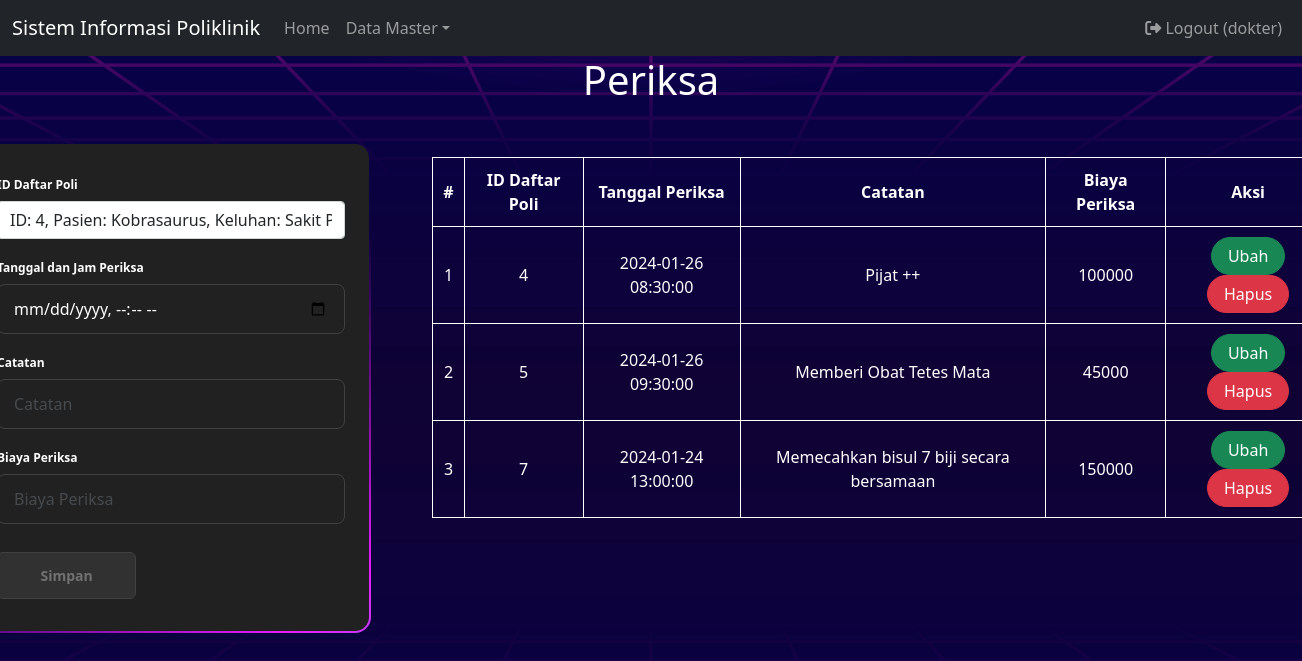
The page /index.php?page=periksa (signed in) on the database its author committed.
### tables this page shows
CREATE TABLE `periksa` (
  `id` int(10) UNSIGNED NOT NULL,
  `id_daftar_poli` int(11) UNSIGNED NOT NULL,
  `tgl_periksa` datetime NOT NULL,
  `catatan` text NOT NULL,
  `biaya_periksa` int(11) NOT NULL
);

### periksa.php (the view, shortened to what this page needs)
<?php
include 'koneksi.php';
$id_daftar_poli = '';
$tgl_periksa = '';
$catatan = '';
$biaya_periksa = '';
?>
<div class="container">
    <div class="header">
        <h1>Periksa</h1>
    </div>
    <div class="row">
        <div class="col-md-3">
            <div class="form-container">
                <form class="form row" method="POST" action="" name="myForm" onsubmit="return(validate());">
                    <div class="form-group">
                    <label for="inputIDDaftarPoli" class="form-label fw-bold">ID Daftar Poli</label>
                    <select class="form-control" name="id_daftar_poli">
                        <?php
                        $selected = '';
                        $daftar_poli = mysqli_query($mysqli, "SELECT dp.id, p.nama AS nama_pasien, dp.keluhan
                                                                FROM daftar_poli dp
                                                                LEFT JOIN pasien p ON dp.id_pasien = p.id");
                        while ($data = mysqli_fetch_array($daftar_poli)) {
                            if ($data['id'] == $id_daftar_poli) {
                                $selected = 'selected="selected"';
                            } else {
                                $selected = '';
                            }
                        ?>
                            <option value="<?php echo $data['id'] ?>" <?php echo $selected ?>>
                                <?php echo "ID: {$data['id']}, Pasien: {$data['nama_pasien']}, Keluhan: {$data['keluhan']}" ?>
                            </option>
                        <?php
                        }
                        ?>
                    </select>
                </div>
                <div class="form-group">
                    <label for="inputTglJamPeriksa" class="form-label fw-bold">Tanggal dan Jam Periksa</label>
                    <input type="datetime-local" class="form-control" name="tgl_jam_periksa" id="inputTglJamPeriksa" value="<?php echo $tgl_periksa ?>" min="<?php echo date('Y-m-d\TH:i'); ?>" required>
                </div>
                    <div class="form-group">
                        <label for="inputCatatan" class="form-label fw-bold">Catatan</label>
                        <input type="text" class="form-control" name="catatan" id="inputCatatan" placeholder="Catatan" value="<?php echo $catatan ?>">
                    </div>
                    <div class="form-group">
                        <label for="inputBiayaPeriksa" class="form-label fw-bold">Biaya Periksa</label>
                        <input type="number" class="form-control" name="biaya_periksa" id="inputBiayaPeriksa" placeholder="Biaya Periksa" value="<?php echo $biaya_periksa ?>">
                    </div>
                    <div class="form-group">
                        <button type="submit" class="form-submit-btn" name="simpan">Simpan</button>
                    </div>
                </form>
            </div>
        </div>
        <div class="col-md-8 table-container">
            <table class="custom-table table-hover">
                <thead>
                    <tr>
                        <th scope="col">#</th>
                        <th scope="col">ID Daftar Poli</th>
                        <th scope="col">Tanggal Periksa</th>
                        <th scope="col">Catatan</th>
                        <th scope="col">Biaya Periksa</th>
                        <th scope="col">Aksi</th>
                    </tr>
                </thead>
                <tbody>
                    <?php
                    $result = mysqli_query($mysqli, "SELECT periksa.*, daftar_poli.id_pasien as 'id_pasien' FROM periksa LEFT JOIN daftar_poli ON (periksa.id_daftar_poli=daftar_poli.id) ORDER BY id ASC");
                    if (mysqli_num_rows($result) > 0) {
                        $no = 1;
                        while ($data = mysqli_fetch_array($result)) {
                            echo "<tr>";
                            echo "<td>" . $no++ . "</td>";
                            echo "<td>" . $data['id_daftar_poli'] . "</td>";
                            echo "<td>" . $data['tgl_periksa'] . "</td>";
                            echo "<td>" . $data['catatan'] . "</td>";
                            echo "<td>" . $data['biaya_periksa'] . "</td>";
                            echo "<td>";
                            echo '<a class="btn btn-success rounded-pill px-3" href="index.php?page=periksa&id=' . $data['id'] . '">Ubah</a>';
                            echo '<a class="btn btn-danger rounded-pill px-3" href="index.php?page=periksa&id=' . $data['id'] . '&aksi=hapus">Hapus</a>';
                            echo "</td>";
                            echo "</tr>";
                        }
                    } else {
                        echo "<tr><td colspan='6'>No rows returned.</td></tr>";
                    }
                    ?>
                </tbody>
            </table>
        </div>
    </div>
</div>

### css/style.css (style rules this page uses)
body { background-image: url('../img/bg.jpg'); background-size: cover; background-position: center; height: 100vh; margin: 0; display: flex; flex-direction: column; animation: fadeIn 1s ease-in-out; }
.container { flex: 1; display: flex; flex-direction: column; align-items: center; justify-content: flex-start; }
.header { text-align: center; color: #fff; }
.form-container { width: 400px; background: linear-gradient(#212121, #212121) padding-box, linear-gradient(145deg, transparent 35%,#e81cff, #40c9ff) border-box; border: 2px solid transparent; padding: 32px 24px; font-size: 14px; font-family: inherit; color: white; display: flex; flex-direction: column; gap: 20px; box-sizing: border-box; border-radius: 16px; background-size: 200% 100%; animation: gradient 5s ease infinite; margin-top: 30px; margin-right: 120vh; }
.form-container .form { display: flex; flex-direction: column; gap: 20px; }
.form-container .form-group { display: flex; flex-direction: column; gap: 2px; }
.form-container .form-group label { display: block; margin-bottom: 5px; color: white; font-weight: 600; font-size: 12px; }
.form-container .form-group input, .form-container .form-group textarea { width: 100%; padding: 12px 16px; border-radius: 8px; color: #fff; font-family: inherit; background-color: transparent; border: 1px solid #414141; }
.form-container .form-group input::placeholder { opacity: 0.5; }
.form-container .form-submit-btn { display: flex; align-items: flex-start; justify-content: center; align-self: flex-start; font-family: inherit; color: #717171; font-weight: 600; width: 40%; background: #313131; border: 1px solid #414141; padding: 12px 16px; font-size: inherit; gap: 8px; margin-top: 8px; cursor: pointer; border-radius: 6px; }
.table-container { margin-top:30px; margin-left:auto; }
.custom-table { background-color: transparent; width: 100%; margin-top: 15px; border-collapse: collapse; }
.custom-table th, .custom-table td { color: white; padding: 10px; text-align: center; border: 1px solid white; }

### rows shown on the page
periksa: id_daftar_poli "4", tgl_periksa "2024-01-26 08:30:00", catatan "Pijat ++", biaya_periksa "100000"
periksa: id_daftar_poli "5", tgl_periksa "2024-01-26 09:30:00", catatan "Memberi Obat Tetes Mata", biaya_periksa "45000"
periksa: id_daftar_poli "7", tgl_periksa "2024-01-24 13:00:00", catatan "Memecahkan bisul 7 biji secara bersamaan", biaya_periksa "150000"

### other values the page prints
$_SESSION['username'] "dokter"
